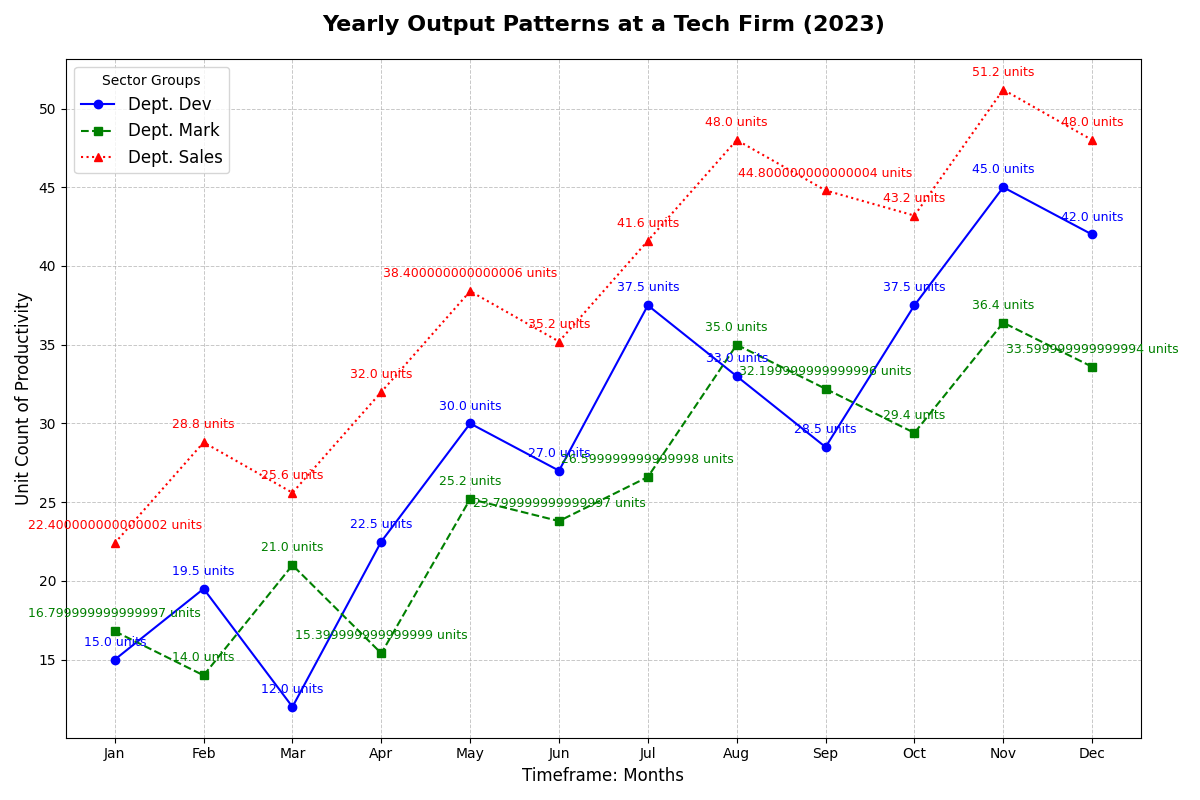

Write the Python code that produced this figure.
import matplotlib.pyplot as plt
import numpy as np

# Define the data
months = ['Jan', 'Feb', 'Mar', 'Apr', 'May', 'Jun', 'Jul', 'Aug', 'Sep', 'Oct', 'Nov', 'Dec']
departments = ['Development', 'Marketing', 'Sales']

# Productivity data
prod_development = [i * 1.5 for i in [10, 13, 8, 15, 20, 18, 25, 22, 19, 25, 30, 28]]
prod_marketing = [i * 1.4 for i in [12, 10, 15, 11, 18, 17, 19, 25, 23, 21, 26, 24]]
prod_sales = [i * 1.6 for i in [14, 18, 16, 20, 24, 22, 26, 30, 28, 27, 32, 30]]

# Create the plot
fig, ax = plt.subplots(figsize=(12, 8))

# Plot the data for each department
ax.plot(months, prod_development, marker='o', linestyle='-', color='blue', label='Dept. Dev')
ax.plot(months, prod_marketing, marker='s', linestyle='--', color='green', label='Dept. Mark')
ax.plot(months, prod_sales, marker='^', linestyle=':', color='red', label='Dept. Sales')

# Set titles and labels with shuffled content
ax.set_title('Yearly Output Patterns at a Tech Firm (2023)', fontsize=16, fontweight='bold', pad=20)
ax.set_ylabel('Unit Count of Productivity', fontsize=12)
ax.set_xlabel('Timeframe: Months', fontsize=12)
ax.legend(title='Sector Groups', fontsize=12, loc='upper left')

# Add grid
ax.grid(True, which='both', linestyle='--', linewidth=0.7, alpha=0.7)

# Annotate specific data points
for i, month in enumerate(months):
    ax.annotate(f"{prod_development[i]} units", (month, prod_development[i]), textcoords="offset points", xytext=(0,10), ha='center', fontsize=9, color='blue')
    ax.annotate(f"{prod_marketing[i]} units", (month, prod_marketing[i]), textcoords="offset points", xytext=(0,10), ha='center', fontsize=9, color='green')
    ax.annotate(f"{prod_sales[i]} units", (month, prod_sales[i]), textcoords="offset points", xytext=(0,10), ha='center', fontsize=9, color='red')

# Adjust layout
plt.tight_layout()

# Show the plot
plt.show()
